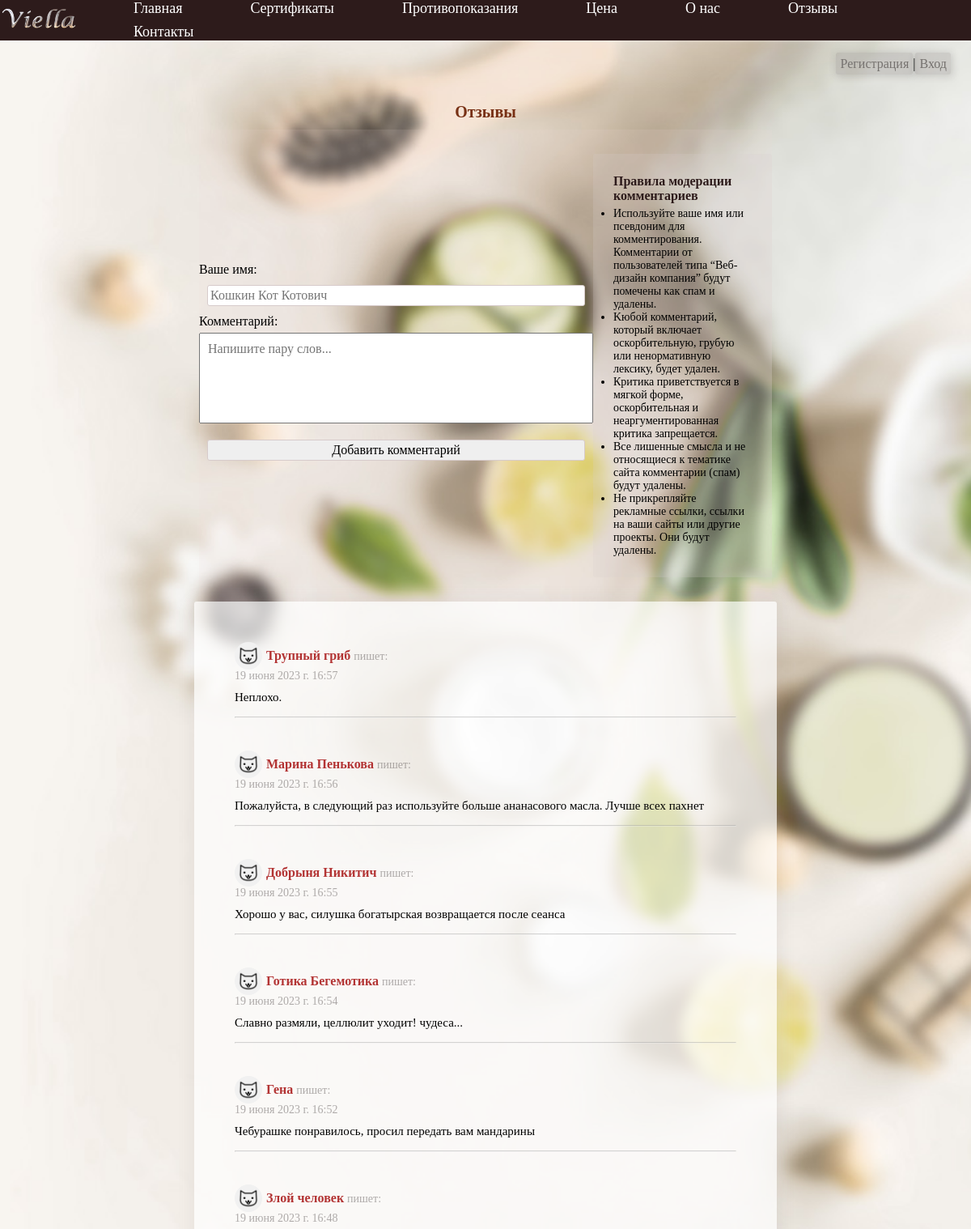
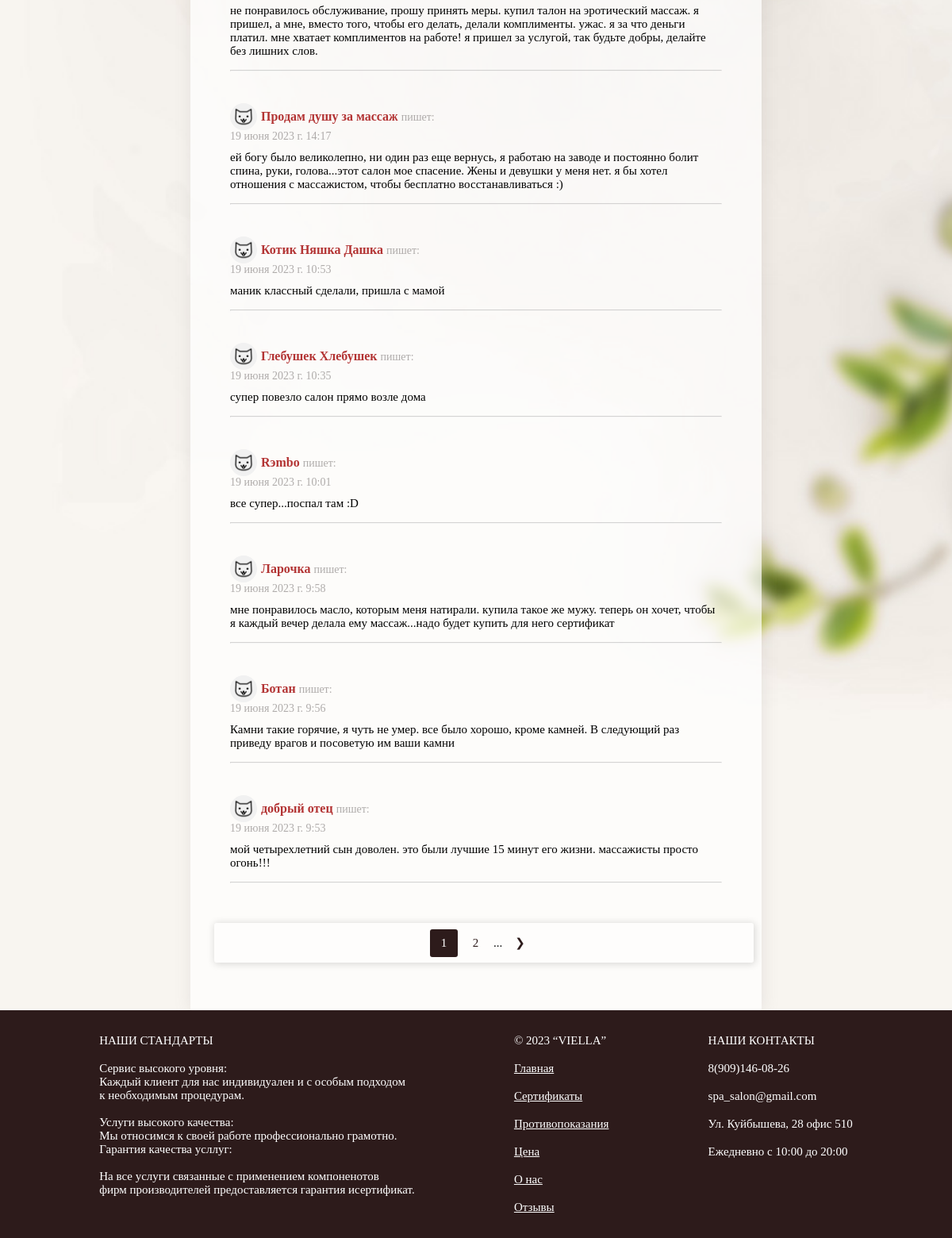
The app's page /main/comment/1/ with its own data (2 pictures, top to bottom).
### main/models.py (models this page shows, shortened)
class Comments(models.Model):
    name = models.CharField(max_length=32,verbose_name='Ваше имя:')
    text = models.TextField(blank=False,verbose_name='Текст отзыва:')
    create_date = models.DateTimeField(auto_now=True,verbose_name='Дата')
    status = models.BooleanField(verbose_name='Видимость статьи', default=False)
    class Meta():
        ordering = ["-id"]
        verbose_name = 'Комментарий'
        verbose_name_plural = 'Комментарии'

### main/views.py (the view)
# urls.py: path('comment/<int:page_number>/', comment_view, name='comments'),
def comment_view(request, page_number = 1):
    context = {}
    comments = Comments.objects.all()
    if request.method == "POST":
        form = CommentForm(request.POST)
        if form.is_valid():
            form.save()
            form = CommentForm()
    else:
        form = CommentForm()
        context ['comment_form'] = form
    paginator = Paginator(comments, 3)
    try:
            page_obj = paginator.page(page_number)
    except Exception:
            if page_number < 1:
                page_obj = paginator.page(1)
            else:
                page_obj = paginator.page(paginator.num_pages)
    return render(request, 'main/comment.html', {'comments':comments, 'comment_form':form, 'page_comments':page_obj},)

### main/forms.py
class CommentForm(forms.ModelForm):
    class Meta:
        model = Comments
        fields = ('name', 'text')
    name = forms.CharField(max_length = 50,
                           min_length = 3,
                           label = "Ваше имя",
                           widget = forms.TextInput(attrs={'placeholder': 'Кошкин Кот Котович', 'class': 'form_input'}))
    text = forms.CharField(max_length=600,
                           label = "Комментарий",
                           widget = forms.Textarea(attrs={'cols':50, 'rows': 5, 'placeholder': 'Напишите пару слов...', 'class': 'form_input'}))

### main/templates/main/comment.html (shortened to what this page needs)
{%extends 'root.html'%}
{%block content%}
{%load static%}
<div class="body">
<p class="p_h" style="margin-top: 70px;">Отзывы</p>
<div style="    display: flex;
                flex-direction: row-reverse;
                width: 59%;
                padding: 30px 0px 30px 0px;
                align-items: center;
                background-color: #ebd4d41f;
                justify-content: space-between;">
<div style="    background-color: #d7cbcb38;
                width: 300px;
                padding: 25px;
                border-radius: 3px;
                align-items: center;
                flex-direction: column;">
    <p style="color: #2d1b1b; font-size: 16px; margin-bottom: 5px;"><b>Правила модерации комментариев</b></p>
    <ul>
        <li>Используйте ваше имя или псевдоним для комментирования. Комментарии от пользователей типа “Веб-дизайн компания” будут помечены как спам и удалены.</li>
        <li>Kюбой комментарий, который включает оскорбительную, грубую или ненормативную лексику, будет удален.</li>
        <li>Критика приветствуется в мягкой форме, оскорбительная и неаргументированная критика запрещается.</li>
        <li>Все лишенные смысла и не относящиеся к тематике сайта комментарии (спам) будут удалены.</li>
        <li>Не прикрепляйте рекламные ссылки, ссылки на ваши сайты или другие проекты. Они будут удалены.</li>
    </ul>
</div>
<form action="" method="post"  style="display: flex; flex-direction: column; font-size: 16px; font-family: Century Gothic;">
    {{ comment_form }}
    <input type="submit" value="Добавить комментарий" style="margin-top: 20px;">
</form>
</div>
    <div style="width: 55%;
                padding: 30px;
                box-shadow: 1px 1px 20px 1px #9391902b;
                border-radius: 3px;
                background-color: #ffffffb5;">
    {%for com in comments%}
    <div style="padding: 20px;">
        <div style="display: flex; align-items: center;">
            <img style="width: 30px;
                        padding: 2px;
                        margin-right: 5px;
                        border-radius: 50%;
                        background-color: #f1f1f1;" src="/static/img/user.png">
            <p style="font-size: 16px; color: #b33434;"><b>{{com.name}}</b> <span style="color: rgba(66, 59, 59, 0.411); font-size: 14px;">пишет:</span></p>
        </div>
        <p style="color: rgba(66, 59, 59, 0.411); font-size: 14px;">{{com.create_date}}</p>
        <p style="margin-top: 10px;">{{com.text}}</p>
        <hr style="opacity: 0.4; margin-top: 15px;">
    </div>
    {%endfor%}
        <div class="page_box">
            <div class="page_style">
                <p class="page active">{{ page_comments.number }}</p>
            </div>
            {% if page_comments.has_next %}
                <a class="a_pag" href="{% url 'main:comments' page_comments.next_page_number %}"><p class="page">{{page_comments.next_page_number}}</p></a>
                <p>...</p>
                <a class="a_pag" href="{% url 'main:comments' page_comments.next_page_number %}"><p class="page">❯</p></a>
            {% endif %}
        </div>
    </div>
</div>
{%endblock%}

### static/css/style.css (style rules this page uses)
* { margin: 0px; padding: 0px; }
body { display: flex; flex-wrap: nowrap; flex-direction: column; align-items: center; }
a { font-family: Century Gothic; font-size: 14px; }
p { font-family: Century Gothic; font-size: 15px; }
.page { width: 35px; height: 35px; border-radius: 3px; display: flex; align-items: center; justify-content: center; }
.a_pag { text-decoration: none; padding: 5px; width: 35px; height: 35px; }
.page_box { display: flex; align-items: center; height: 50px; background-color: #ffffff47; box-shadow: 1px 1px 10px 1px #00000024; border-radius: 3px; padding: 0px 10px 0px 10px; margin-top: 30px; margin-bottom: 30px; justify-content: center; width: 100%; }
.active { color: rgb(255, 255, 255); font-family: Century Gothic; }
.page_box a { color: #2d1b1b; }
.page_style { width: 35px; height: 35px; border-radius: 3px; background-color: #2d1b1b; display: flex; align-items: center; justify-content: center; }
.p_h { font-size: 20px; color: #762e12; padding: 10px; font-weight: bold; }

### records on screen
Comments: name "Трупный гриб", create_date "19 июня 2023 г. 16:57", text "Неплохо."
Comments: name "Марина Пенькова", create_date "19 июня 2023 г. 16:56", text "Пожалуйста, в следующий раз используйте больше ананасового масла. Лучше всех пахнет"
Comments: name "Добрыня Никитич", create_date "19 июня 2023 г. 16:55", text "Хорошо у вас, силушка богатырская возвращается после сеанса"
Comments: name "Готика Бегемотика", create_date "19 июня 2023 г. 16:54", text "Славно размяли, целлюлит уходит! чудеса..."
Comments: name "Гена", create_date "19 июня 2023 г. 16:52", text "Чебурашке понравилось, просил передать вам мандарины"
Comments: name "Злой человек", create_date "19 июня 2023 г. 16:48", text "не понравилось обслуживание, прошу принять меры. купил талон на эротический массаж. я пришел, а мне, вместо того, чтобы его делать, делали комплименты. ужас. я за что деньги платил. мне хватает комплиментов на работе! я пришел за услугой, так будьте добры, делайте без лишних слов."
Comments: name "Продам душу за массаж", create_date "19 июня 2023 г. 14:17", text "ей богу было великолепно, ни один раз еще вернусь, я работаю на заводе и постоянно болит спина, руки, голова...этот салон мое спасение. Жены и девушки у меня нет. я бы хотел отношения с массажистом, чтобы бесплатно восстанавливаться :)"
Comments: name "Котик Няшка Дашка", create_date "19 июня 2023 г. 10:53", text "маник классный сделали, пришла с мамой"
Comments: name "Глебушек Хлебушек", create_date "19 июня 2023 г. 10:35", text "супер повезло салон прямо возле дома"
Comments: name "Rэmbo", create_date "19 июня 2023 г. 10:01", text "все супер...поспал там :D"
Comments: name "Ларочка", create_date "19 июня 2023 г. 9:58", text "мне понравилось масло, которым меня натирали. купила такое же мужу. теперь он хочет, чтобы я каждый вечер делала ему массаж...надо будет купить для него сертификат"
Comments: name "Ботан", create_date "19 июня 2023 г. 9:56", text "Камни такие горячие, я чуть не умер. все было хорошо, кроме камней. В следующий раз приведу врагов и посоветую им ваши камни"
Comments: name "добрый отец", create_date "19 июня 2023 г. 9:53", text "мой четырехлетний сын доволен. это были лучшие 15 минут его жизни. массажисты просто огонь!!!"

### other values on screen
{{ page_comments.number }} "1"
{{ page_comments.next_page_number }} "2"
